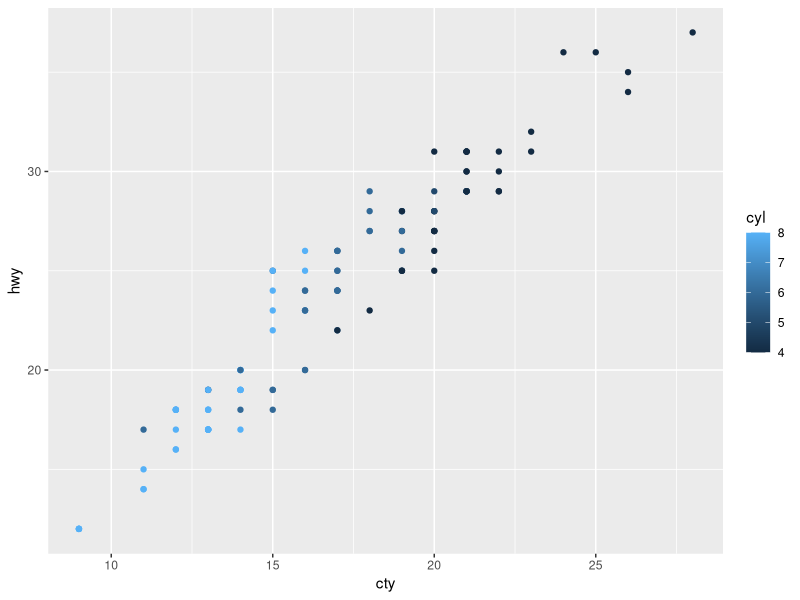
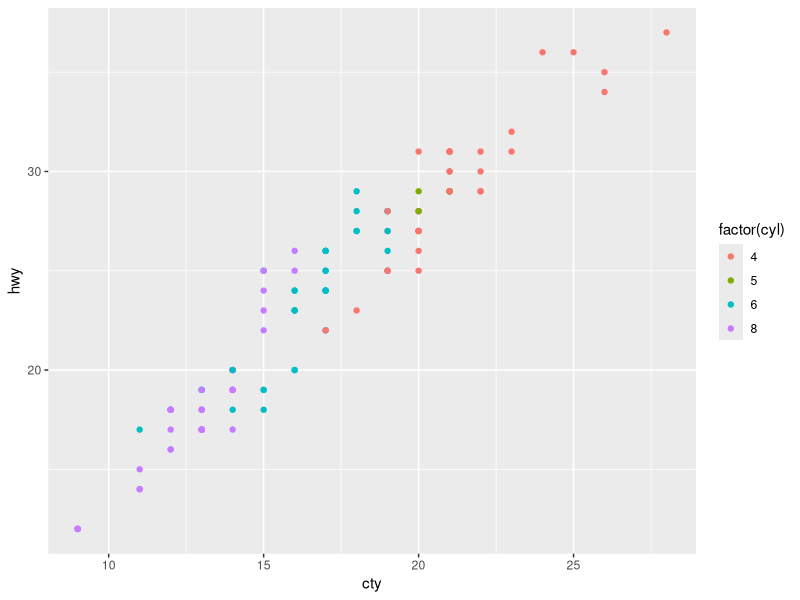
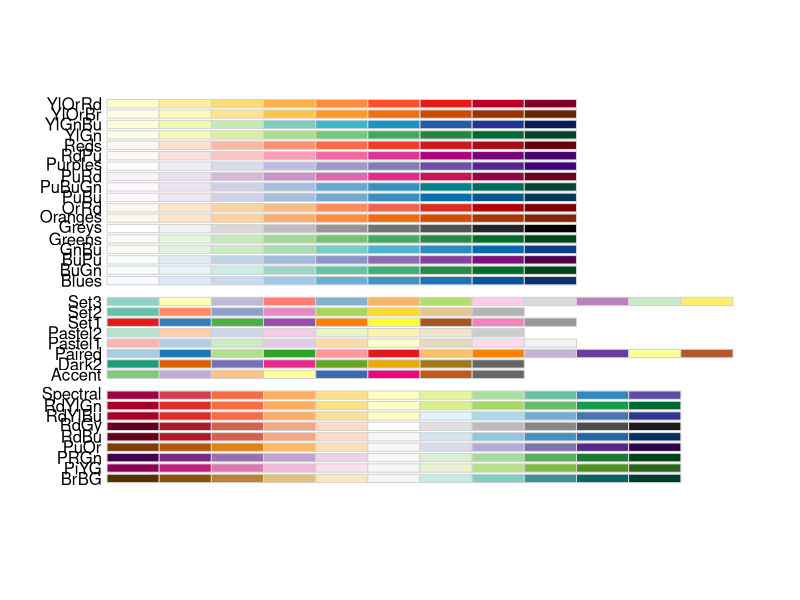
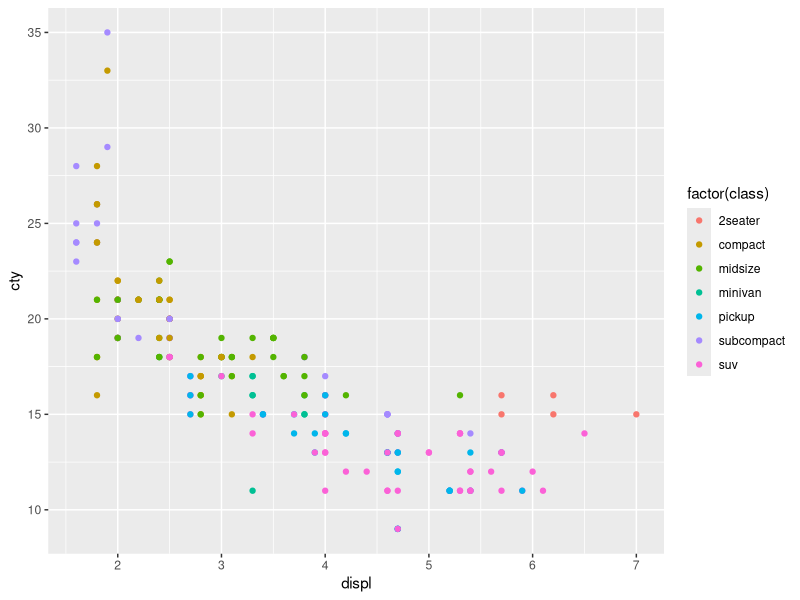
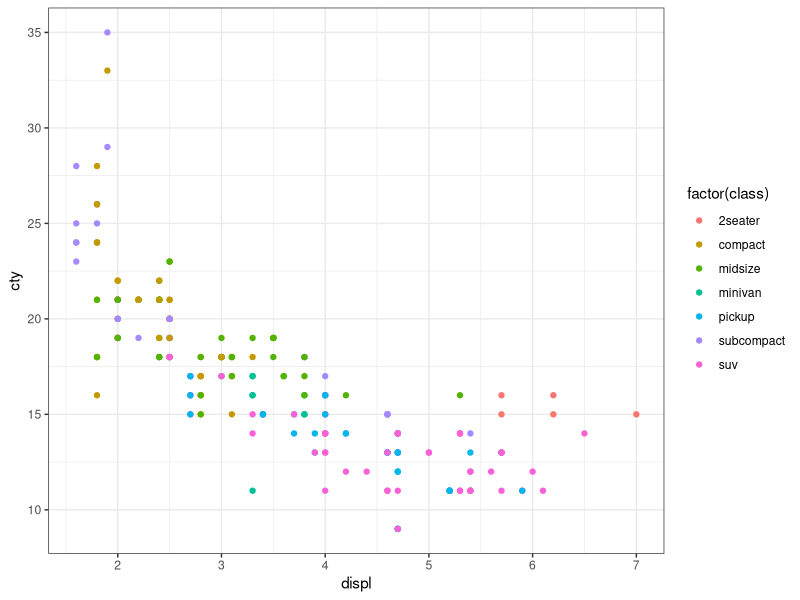
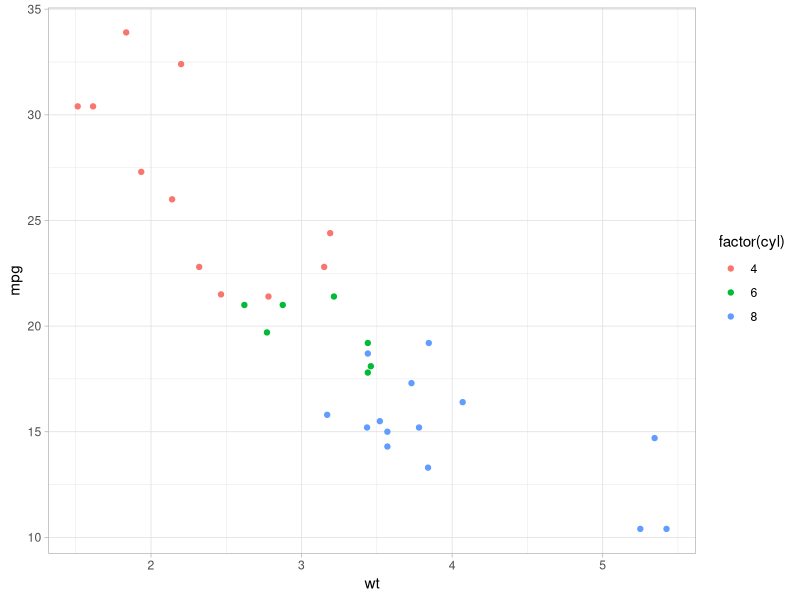
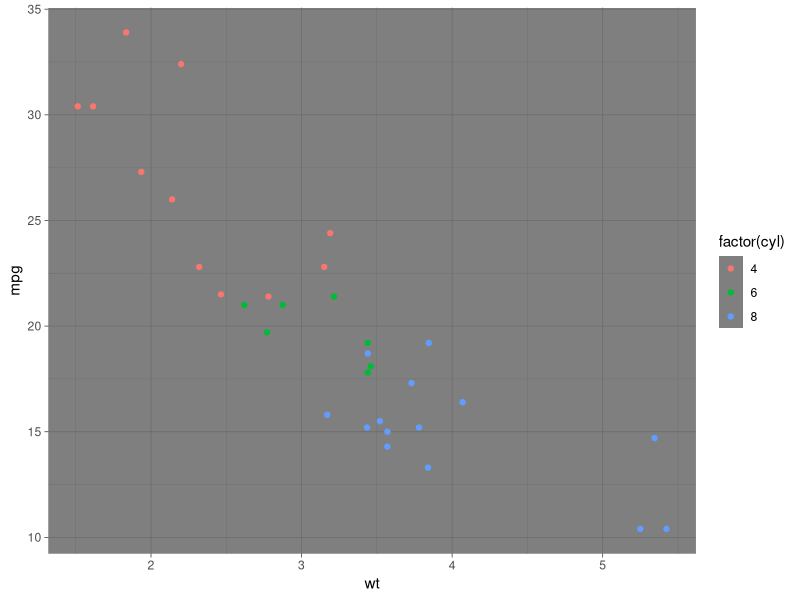
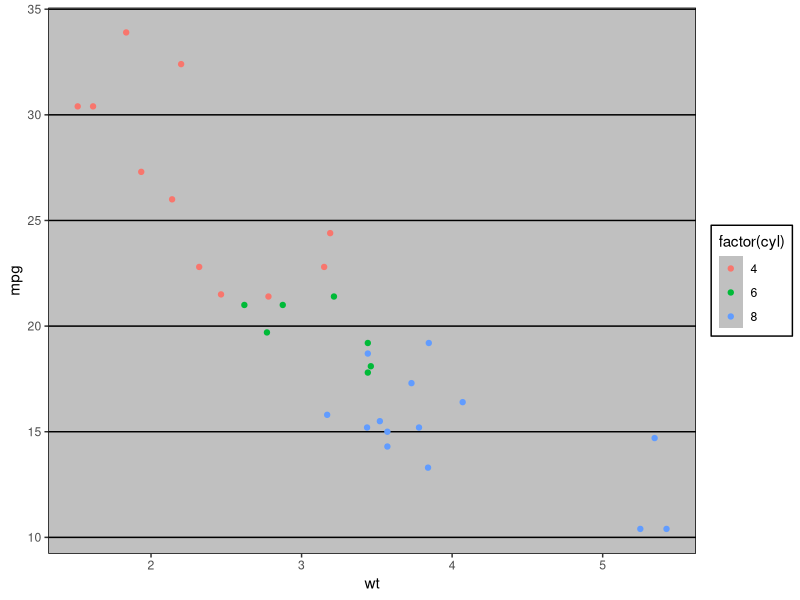

The R source for these figures, in order:
## ---- chunk 1
library(tidyverse)
p1 <- mpg %>% filter(year == 2008) %>%
  ggplot(aes(x = cty, y = hwy, colour = cyl)) +
  geom_point()
## ---- chunk 2
p1 + scale_colour_continuous()
## ---- chunk 3
p2 <- mpg %>% filter(year == 2008) %>%
  ggplot(aes(x = cty, y = hwy, colour = factor(cyl))) +
  geom_point()
## ---- chunk 4
p2 + scale_colour_discrete()
## ---- chunk 5
library(RColorBrewer)
display.brewer.all()
## ---- chunk 6
p <- mpg %>% ggplot(aes(x = displ, y =  cty, colour= factor(class))) + geom_point()
## ---- chunk 7
p + theme_grey()
## ---- chunk 8
p + theme_bw()
## ---- chunk 9
p <- mtcars %>% ggplot(aes(x = wt, y =  mpg, colour= factor(cyl))) + geom_point()
## ---- chunk 10
p + theme_light()
## ---- chunk 11
p + theme_dark()
## ---- chunk 12
library(ggthemes)
## ---- chunk 13
p + theme_excel() 
## ---- chunk 14
p + theme_fivethirtyeight()
## ---- chunk 15
mpg %>% ggplot(aes(x = manufacturer)) + geom_bar() +
  theme(axis.text.x = element_text(angle=90, vjust=0.5, hjust=1))
